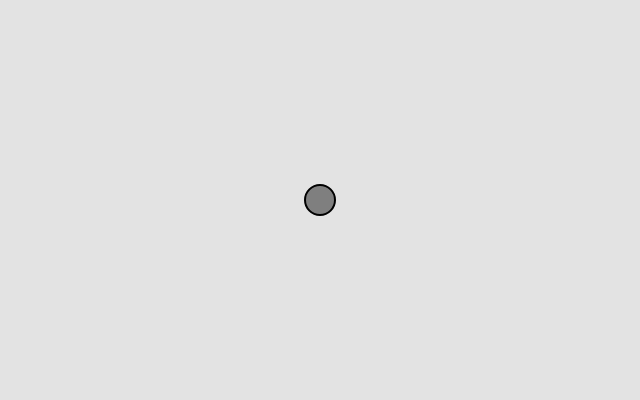
Frame 1 (no input)
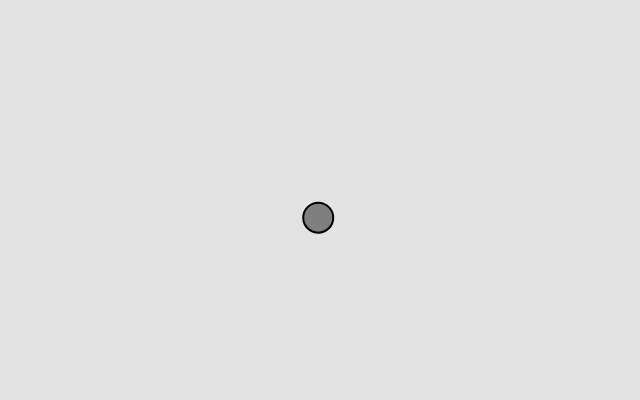
Frame 60 (no input)
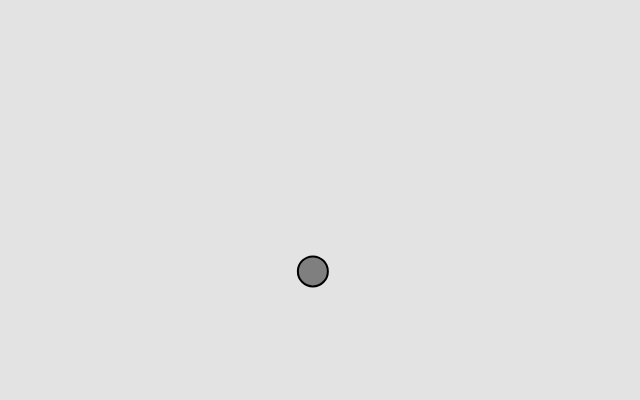
Frame 120 (the mouse pressed at the canvas centre since frame 60)

The p5.js sketch that drew these frames (run headless with seeded random() and noise() and a simulated clock; from frame 60 on, the mouse is pressed at the canvas centre):

// p5.js sketch
// ── sketch.js
/* 
  Author Michael Houmann
  Created April 23 2025

  Algorithm 1: Constant Acceleration

  Acceleration Algorithm 1, a constant acceleration, isn’t particularly interesting, but it’s the simplest and thus an excellent starting point to incorporate acceleration into the code. The first step is to add another variable to the Mover class:

  Example 1.8: Motion 101 (Velocity and Constant Acceleration)
*/

// Global variable for the mover
let mover;

function setup() {
  createCanvas(640, 400);

  // Instantiate the mover
  mover = new Mover();
}

  function draw() {
    background(227);

    mover.show();
    mover.move();
    mover.checkEdges();
  }
  
// ── mover.js
// The mover class
class Mover {
  constructor() {
    // vector for position in the center of canvas
    this.position = createVector(width / 2, height / 2);
    // Empty vector for velocity (movement)
    this.velocity = createVector();
    // A vector for the acceleration 
    this.acceleration = createVector(-0.001, 0.01);
    // A limit for the speed
    this.topSpeed = 10;
  }

  // Move the mover
  move() {
    // Add the acceleration to the velocity
    this.velocity.add(this.acceleration);
    // Set the limit for the velocity
    this.velocity.limit(this.topSpeed);
    // Add the velocity to position
    this.position.add(this.velocity);
  }

  // Draw the mover
  show() {
    stroke(0);
    strokeWeight(2);
    fill(127);
    circle(this.position.x, this.position.y, 30);
  }

  // Let the mover move to the opposite side when 
  // reaching the border of the canvas
  checkEdges() {
    if (this.position.x > width) {
      this.position.x = 0;
    } else if (this.position.x < 0) {
      this.position.x = width;
    }

    if (this.position.y > height) {
      this.position.y = 0;
    } else if (this.position.y < 0) {
      this.position.y = height;
    }
  }
}
